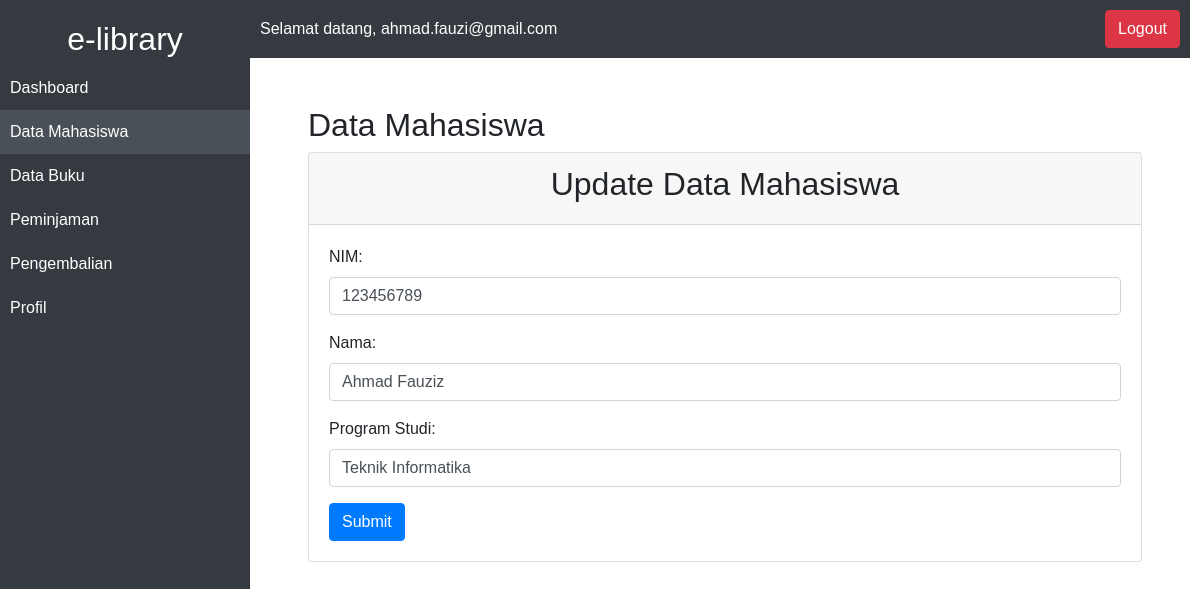
The app's page /update_mahasiswa.php?id=1 (signed in) with its own data.
### tables this page shows
CREATE TABLE `mahasiswa` (
  `id` int(11) NOT NULL,
  `nim` varchar(20) NOT NULL,
  `nama` varchar(100) NOT NULL,
  `prodi` varchar(100) NOT NULL
);

### classes/Mahasiswa.php (called while the page is built, shortened)
<?php
class Mahasiswa {
    private $conn;
    private $table_name = "mahasiswa";
    public function __construct($db) {
        $this->conn = $db;
    }
    public function getMahasiswaById($id) {
        $query = "SELECT * FROM " . $this->table_name . " WHERE id = ?";
        $stmt = $this->conn->prepare($query);
        $stmt->bindParam(1, $id);
        $stmt->execute();
        return $stmt->fetch(PDO::FETCH_ASSOC);
    }
}
?>

### update_mahasiswa.php (the view, shortened to what this page needs)
<?php
require_once 'classes/Mahasiswa.php';
$database = new Database();
$db = $database->getConnection();
$mahasiswa = new Mahasiswa($db);
if ($_POST) {
    $mahasiswa->id = $_POST['id'];
    $mahasiswa->nim = $_POST['nim'];
    $mahasiswa->nama = $_POST['nama'];
    $mahasiswa->prodi = $_POST['prodi'];
    if ($mahasiswa->updateMahasiswa()) {
        header("Location: data_mahasiswa.php");
    } else {
        echo "Error: Could not update the data.";
    }
} else {
    $mahasiswaData = $mahasiswa->getMahasiswaById($_GET['id']);
}
?>
<!DOCTYPE html>
<html lang="en">
<head>
    <link href="https://maxcdn.bootstrapcdn.com/bootstrap/4.5.2/css/bootstrap.min.css" rel="stylesheet">
    <link href="assets/css/style.css" rel="stylesheet">
</head>
<body>
    <div class="sidebar">
        <h2 class="text-center">e-library</h2>
        <a href="dashboard.php">Dashboard</a>
        <a href="data_mahasiswa.php">Data Mahasiswa</a>
        <a href="data_buku.php">Data Buku</a>
        <a href="peminjaman.php">Peminjaman</a>
        <a href="pengembalian.php">Pengembalian</a>
        <a href="profil.php">Profil</a>
    </div>
    <div class="content">
        <div class="navbar">
            <span>Selamat datang, <?php echo $_SESSION['login_user']; ?></span>
            <a href="logout.php" class="btn btn-danger">Logout</a>
        </div>
        <h2 class="mt-5 mx-5">Data Mahasiswa</h2>
        <div class="card mx-5">
            <div class="card-header text-center">
                <h2>Update Data Mahasiswa</h2>
            </div>
            <div class="card-body">
            <form method="POST">
            <div class="form-group">
                <label for="nim">NIM:</label>
                <input type="text" class="form-control" id="nim" name="nim" value="<?php echo $mahasiswaData['nim']; ?>" required>
            </div>
            <div class="form-group">
                <label for="nama">Nama:</label>
                <input type="text" class="form-control" id="nama" name="nama" value="<?php echo $mahasiswaData['nama']; ?>" required>
            </div>
            <div class="form-group">
                <label for="prodi">Program Studi:</label>
                <input type="text" class="form-control" id="prodi" name="prodi" value="<?php echo $mahasiswaData['prodi']; ?>" required>
            </div>
            <button type="submit" class="btn btn-primary">Submit</button>
        </form>
            </div>
        </div>
    </div>
</body>
</html>

### assets/css/style.css (style rules this page uses)
body { font-family: Arial, sans-serif; }
.sidebar { position: fixed; top: 0; left: 0; height: 100%; background: #343a40; padding-top: 20px; width: 250px; }
.sidebar h2 { text-align: center; color: #fff; }
.sidebar a { display: block; color: #fff; padding: 10px; text-decoration: none; transition: 0.3s; }
.content { margin-left: 250px; }
.sidebar a.active { background-color: #495057; }

### update_mahasiswa.php (style rules this page uses)
body { display: flex; }
.sidebar { width: 250px; background-color: #343a40; height: 100vh; color: white; padding-top: 20px; }
.sidebar a { color: white; text-decoration: none; display: block; padding: 10px; }
.content { flex: 1; padding: 10px; }
.navbar { display: flex; justify-content: space-between; align-items: center; background-color: #343a40; color: white; padding: 10px; margin-left: -10px; margin-top: -10px; }

### records on screen
mahasiswa: nim "123456789", nama "Ahmad Fauziz", prodi "Teknik Informatika"

### other values on screen
$_SESSION['login_user'] "ahmad.fauzi@gmail.com"
